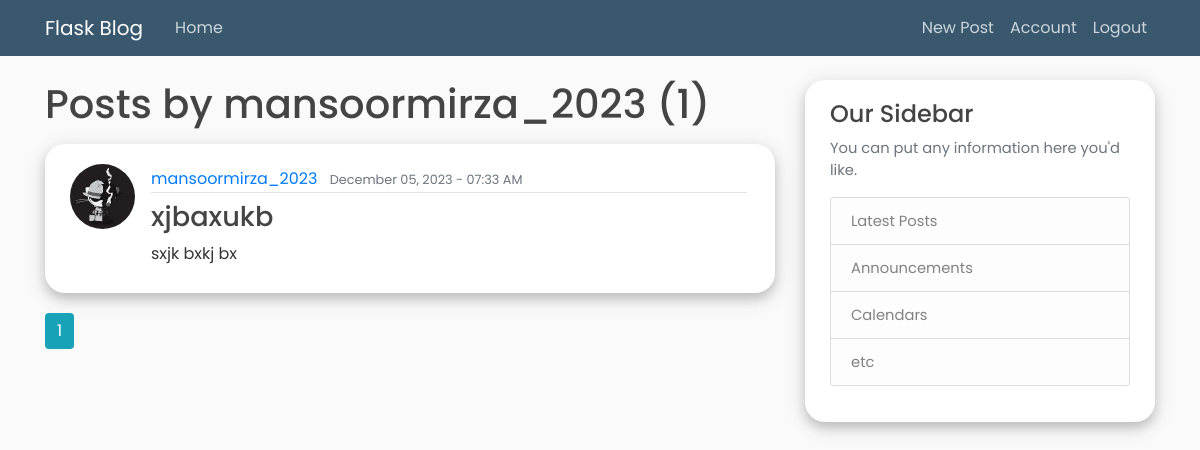
The page /user/mansoormirza_2023 (signed in) on the database its author committed.
### flaskblog/models.py (models this page shows, shortened)
class User(db.Model, UserMixin):
    id = db.Column(db.Integer, primary_key=True)
    username = db.Column(db.String(20), unique=True, nullable=False)
    email = db.Column(db.String(120), unique=True, nullable=False)
    image_file = db.Column(db.String(20), nullable=False, default='default.jpeg')
    password = db.Column(db.String(60), nullable=False)
    posts = db.relationship('Post', backref='author', lazy=True)

class Post(db.Model):
    id = db.Column(db.Integer, primary_key=True)
    title = db.Column(db.String(100), nullable=False)
    date_posted = db.Column(db.DateTime, nullable=False, default=datetime.utcnow)
    content = db.Column(db.Text, nullable=False)
    user_id = db.Column(db.Integer, db.ForeignKey('user.id'), nullable=False)

### flaskblog/users/routes.py (the view)
@users.route("/user/<string:username>")
@login_required
def user_post(username):
    page = request.args.get('page',1, type=int)
    user = User.query.filter_by(username=username).first_or_404()
    posts=Post.query.filter_by(author=user).order_by(Post.date_posted.desc()).paginate(page=page, per_page=5)
    return render_template('user_post.html', posts=posts, user=user, title=username)

### flaskblog/models.py (called while the page is built)
@login_manager.user_loader
def load_user(user_id):
    return User.query.get(int(user_id))

### flaskblog/templates/user_post.html
{% extends "layout.html" %}
{% block content %}
    <h1 class="mb-3">Posts by {{ user.username }} ({{posts.total}})</h1>
    {% for post in posts.items %}
        <article class="media home-content-section fade-in">
          <img class="rounded-circle article-img" src="{{url_for('static', filename='profile_pics/' + post.author.image_file)}}" alt="">
          <div class="media-body">
            <div class="article-metadata">
              <a class="mr-2" href="{{url_for('users.user_post', username=post.author.username)}}">{{ post.author.username }}</a>
              <small class="text-muted">{{ post.date_posted.strftime('%B %d, %Y - %I:%M %p') }}</small>
            </div>
            <h2 style="margin-top: 0.5rem; font-size: 1.7rem;"><a class="article-title" href="{{ url_for('posts.post', post_id=post.id)}}">{{ post.title }}</a></h2>
            <p class="article-content">{{ post.content }}</p>
          </div>
        </article>
    {% endfor %}
    {% for page_num in posts.iter_pages(left_edge=1, right_edge=1, left_current=1, right_current=2) %}
      {% if page_num %}
        {% if posts.page == page_num %}
          <a style="border: none;" class="btn btn-info mb-4" href="{{url_for('users.user_post', username= user.username, page=page_num)}}">{{page_num}}</a>
        {% else %}
          <a style="border: none;" class="btn btn-outline-info mb-4" href="{{url_for('users.user_post', username= user.username, page=page_num)}}">{{page_num}}</a>
        {% endif %}
      {% else %}
        ...
      {% endif %}
    {% endfor %}
{% endblock content %}

### flaskblog/static/main.css (style rules this page uses)
.fade-in { animation: fadeIn 0.6s ease-in-out; }
:root { --clr-dark: #39586e; --clr-light: hsl(205, 77%, 27%); }
body { background: #fafafa; color: #333333; margin-top: 5rem; font-family: 'Poppins', sans-serif; }
h1, h2, h3, h4, h5, h6 { color: #444444; }
.article-title { color: #444444; }
.article-content { white-space: pre-line; }
.article-img { height: 65px; width: 65px; margin-right: 16px; }
.media-body { margin-top: 0.2rem; padding-bottom: 0.7rem; padding-right: 0.2rem; }
.home-content-section { background: #ffffff; padding: 0px 25px; padding-top: 20px; border: none; border-radius: 20px; margin-bottom: 20px; box-shadow: 0 5px 20px 0 rgba(59, 59, 59, 0.2), 0 6px 10px rgba(77, 77, 77, 0.19) }
.article-metadata { padding-bottom: 1px; margin-bottom: 4px; border-bottom: 1px solid #e3e3e3 }

### rows shown on the page
User: username "mansoormirza_2023"
Post: image_file (picture), author.username "mansoormirza_2023", date_posted "December 05, 2023 - 07:33 AM", title "xjbaxukb", content "sxjk bxkj bx"

### other values the page prints
{{ posts.total }} "1"
{{ page_num }} "1"
